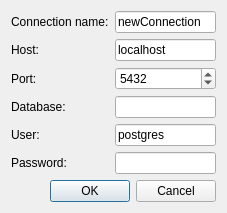
<?xml version="1.0" encoding="UTF-8"?>
<ui version="4.0">
 <class>DlgNewConnection</class>
 <widget class="QDialog" name="DlgNewConnection">
  <property name="geometry">
   <rect>
    <x>0</x>
    <y>0</y>
    <width>227</width>
    <height>199</height>
   </rect>
  </property>
  <property name="windowTitle">
   <string>New PostgreSQL Connection</string>
  </property>
  <layout class="QFormLayout" name="formLayout">
   <item row="0" column="1">
    <widget class="QLineEdit" name="lineEdit_5">
     <property name="text">
      <string>newConnection</string>
     </property>
    </widget>
   </item>
   <item row="2" column="0">
    <widget class="QLabel" name="label">
     <property name="text">
      <string>Host:</string>
     </property>
    </widget>
   </item>
   <item row="2" column="1">
    <widget class="QLineEdit" name="lineEdit">
     <property name="text">
      <string>localhost</string>
     </property>
    </widget>
   </item>
   <item row="3" column="0">
    <widget class="QLabel" name="label_2">
     <property name="text">
      <string>Port:</string>
     </property>
    </widget>
   </item>
   <item row="3" column="1">
    <widget class="QSpinBox" name="spinBox">
     <property name="maximum">
      <number>10000</number>
     </property>
     <property name="value">
      <number>5432</number>
     </property>
    </widget>
   </item>
   <item row="4" column="0">
    <widget class="QLabel" name="label_3">
     <property name="text">
      <string>Database:</string>
     </property>
    </widget>
   </item>
   <item row="4" column="1">
    <widget class="QLineEdit" name="lineEdit_2">
     <property name="text">
      <string/>
     </property>
    </widget>
   </item>
   <item row="5" column="0">
    <widget class="QLabel" name="label_4">
     <property name="text">
      <string>User:</string>
     </property>
    </widget>
   </item>
   <item row="5" column="1">
    <widget class="QLineEdit" name="lineEdit_3">
     <property name="text">
      <string>postgres</string>
     </property>
    </widget>
   </item>
   <item row="6" column="0">
    <widget class="QLabel" name="label_5">
     <property name="text">
      <string>Password:</string>
     </property>
    </widget>
   </item>
   <item row="6" column="1">
    <widget class="QLineEdit" name="lineEdit_4">
     <property name="echoMode">
      <enum>QLineEdit::Password</enum>
     </property>
    </widget>
   </item>
   <item row="7" column="0" colspan="2">
    <widget class="QDialogButtonBox" name="buttonBox">
     <property name="orientation">
      <enum>Qt::Horizontal</enum>
     </property>
     <property name="standardButtons">
      <set>QDialogButtonBox::Cancel|QDialogButtonBox::Ok</set>
     </property>
    </widget>
   </item>
   <item row="0" column="0">
    <widget class="QLabel" name="label_6">
     <property name="text">
      <string>Connection name:</string>
     </property>
    </widget>
   </item>
  </layout>
 </widget>
 <resources/>
 <connections>
  <connection>
   <sender>buttonBox</sender>
   <signal>accepted()</signal>
   <receiver>DlgNewConnection</receiver>
   <slot>accept()</slot>
   <hints>
    <hint type="sourcelabel">
     <x>240</x>
     <y>167</y>
    </hint>
    <hint type="destinationlabel">
     <x>157</x>
     <y>274</y>
    </hint>
   </hints>
  </connection>
  <connection>
   <sender>buttonBox</sender>
   <signal>rejected()</signal>
   <receiver>DlgNewConnection</receiver>
   <slot>reject()</slot>
   <hints>
    <hint type="sourcelabel">
     <x>240</x>
     <y>167</y>
    </hint>
    <hint type="destinationlabel">
     <x>286</x>
     <y>274</y>
    </hint>
   </hints>
  </connection>
  <connection>
   <sender>buttonBox</sender>
   <signal>accepted()</signal>
   <receiver>DlgNewConnection</receiver>
   <slot>addNewConnection()</slot>
   <hints>
    <hint type="sourcelabel">
     <x>120</x>
     <y>155</y>
    </hint>
    <hint type="destinationlabel">
     <x>19</x>
     <y>136</y>
    </hint>
   </hints>
  </connection>
 </connections>
 <slots>
  <slot>addNewConnection()</slot>
 </slots>
</ui>
